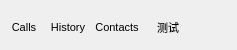
        <widget class="QFrame" name="frameButtons">
         <property name="sizePolicy">
          <sizepolicy hsizetype="Expanding" vsizetype="Fixed">
           <horstretch>0</horstretch>
           <verstretch>0</verstretch>
          </sizepolicy>
         </property>
         <property name="minimumSize">
          <size>
           <width>16</width>
           <height>50</height>
          </size>
         </property>
         <property name="maximumSize">
          <size>
           <width>16777215</width>
           <height>50</height>
          </size>
         </property>
         <property name="styleSheet">
          <string>QFrame#frameButtons {
  border: 1px solid #717fa0;
  border-top: 0px;
  border-bottom: 0px;
}</string>
         </property>
         <layout class="QHBoxLayout">
          <property name="spacing">
           <number>1</number>
          </property>
          <property name="leftMargin">
           <number>4</number>
          </property>
          <property name="topMargin">
           <number>4</number>
          </property>
          <property name="rightMargin">
           <number>4</number>
          </property>
          <property name="bottomMargin">
           <number>0</number>
          </property>
          <item>
           <widget class="QToolButton" name="ctrlCalls">
            <property name="minimumSize">
             <size>
              <width>40</width>
              <height>46</height>
             </size>
            </property>
            <property name="maximumSize">
             <size>
              <width>40</width>
              <height>46</height>
             </size>
            </property>
            <property name="toolTip">
             <string>Calls</string>
            </property>
            <property name="styleSheet">
             <string>QToolButton {
  border: 0px solid #717fa0;
  border-radius: 0px;
  font-size: 11px;
  background: transparent;
}
QToolButton:checked {
  padding-top: 0px;
  padding-left: 0px;
}
</string>
            </property>
            <property name="text">
             <string>Calls</string>
            </property>
            <property name="icon">
             <iconset>
              <normaloff>calls_tab.png</normaloff>calls_tab.png</iconset>
            </property>
            <property name="iconSize">
             <size>
              <width>26</width>
              <height>26</height>
             </size>
            </property>
            <property name="checkable">
             <bool>true</bool>
            </property>
            <property name="checked">
             <bool>true</bool>
            </property>
            <property name="autoExclusive">
             <bool>true</bool>
            </property>
            <property name="toolButtonStyle">
             <enum>Qt::ToolButtonTextUnderIcon</enum>
            </property>
            <property name="autoRaise">
             <bool>true</bool>
            </property>
            <property name="_yate_identity" stdset="0">
             <string>selectitem:framePages:PageCalls</string>
            </property>
            <property name="_yate_normal_icon" stdset="0">
             <string>calls_tab.png</string>
            </property>
            <property name="_yate_pressed_icon" stdset="0">
             <string>calls_tab_pressed.png</string>
            </property>
            <property name="_yate_hover_icon" stdset="0">
             <string>calls_tab_hover.png</string>
            </property>
           </widget>
          </item>
          <item>
           <widget class="QToolButton" name="ctrlCDR">
            <property name="minimumSize">
             <size>
              <width>46</width>
              <height>46</height>
             </size>
            </property>
            <property name="maximumSize">
             <size>
              <width>46</width>
              <height>46</height>
             </size>
            </property>
            <property name="toolTip">
             <string>History</string>
            </property>
            <property name="styleSheet">
             <string>QToolButton {
  border: 0px solid #717fa0;
  border-radius: 0px;
  font-size: 11px;
  background: transparent;
}
QToolButton:checked {
  padding-top: 0px;
  padding-left: 0px;
}
</string>
            </property>
            <property name="text">
             <string>History</string>
            </property>
            <property name="icon">
             <iconset>
              <normaloff>cdr_tab.png</normaloff>cdr_tab.png</iconset>
            </property>
            <property name="iconSize">
             <size>
              <width>26</width>
              <height>26</height>
             </size>
            </property>
            <property name="checkable">
             <bool>true</bool>
            </property>
            <property name="checked">
             <bool>false</bool>
            </property>
            <property name="autoExclusive">
             <bool>true</bool>
            </property>
            <property name="toolButtonStyle">
             <enum>Qt::ToolButtonTextUnderIcon</enum>
            </property>
            <property name="autoRaise">
             <bool>true</bool>
            </property>
            <property name="_yate_identity" stdset="0">
             <string>selectitem:framePages:PageCDR</string>
            </property>
            <property name="_yate_normal_icon" stdset="0">
             <string>cdr_tab.png</string>
            </property>
            <property name="_yate_pressed_icon" stdset="0">
             <string>cdr_tab_pressed.png</string>
            </property>
            <property name="_yate_hover_icon" stdset="0">
             <string>cdr_tab_hover.png</string>
            </property>
           </widget>
          </item>
          <item>
           <widget class="QToolButton" name="ctrlContacts">
            <property name="minimumSize">
             <size>
              <width>50</width>
              <height>46</height>
             </size>
            </property>
            <property name="maximumSize">
             <size>
              <width>50</width>
              <height>46</height>
             </size>
            </property>
            <property name="toolTip">
             <string>Address Book</string>
            </property>
            <property name="styleSheet">
             <string>QToolButton {
  border: 0px solid #717fa0;
  border-radius: 0px;
  font-size: 11px;
  background: transparent;
}
QToolButton:checked {
  padding-top: 0px;
  padding-left: 0px;
}
</string>
            </property>
            <property name="text">
             <string>Contacts</string>
            </property>
            <property name="icon">
             <iconset>
              <normaloff>contacts_tab.png</normaloff>contacts_tab.png</iconset>
            </property>
            <property name="iconSize">
             <size>
              <width>26</width>
              <height>26</height>
             </size>
            </property>
            <property name="checkable">
             <bool>true</bool>
            </property>
            <property name="checked">
             <bool>false</bool>
            </property>
            <property name="autoExclusive">
             <bool>true</bool>
            </property>
            <property name="toolButtonStyle">
             <enum>Qt::ToolButtonTextUnderIcon</enum>
            </property>
            <property name="autoRaise">
             <bool>true</bool>
            </property>
            <property name="_yate_identity" stdset="0">
             <string>selectitem:framePages:PageContacts</string>
            </property>
            <property name="_yate_normal_icon" stdset="0">
             <string>contacts_tab.png</string>
            </property>
            <property name="_yate_pressed_icon" stdset="0">
             <string>contacts_tab_pressed.png</string>
            </property>
            <property name="_yate_hover_icon" stdset="0">
             <string>contacts_tab_hover.png</string>
            </property>
           </widget>
          </item>
          <item>
           <widget class="QToolButton" name="toolButton">
            <property name="minimumSize">
             <size>
              <width>50</width>
              <height>46</height>
             </size>
            </property>
            <property name="maximumSize">
             <size>
              <width>50</width>
              <height>46</height>
             </size>
            </property>
            <property name="styleSheet">
             <string notr="true">QToolButton {
  border: 0px solid #717fa0;
  border-radius: 0px;
  font-size: 11px;
  background: transparent;
}
QToolButton:checked {
  padding-top: 0px;
  padding-left: 0px;
}
</string>
            </property>
            <property name="text">
             <string>测试</string>
            </property>
            <property name="icon">
             <iconset>
              <normaloff>addchatroom_menu.png</normaloff>addchatroom_menu.png</iconset>
            </property>
            <property name="iconSize">
             <size>
              <width>26</width>
              <height>26</height>
             </size>
            </property>
            <property name="checkable">
             <bool>true</bool>
            </property>
            <property name="autoExclusive">
             <bool>true</bool>
            </property>
            <property name="toolButtonStyle">
             <enum>Qt::ToolButtonTextUnderIcon</enum>
            </property>
            <property name="autoRaise">
             <bool>true</bool>
            </property>
           </widget>
          </item>
          <item>
           <spacer>
            <property name="orientation">
             <enum>Qt::Horizontal</enum>
            </property>
            <property name="sizeHint" stdset="0">
             <size>
              <width>40</width>
              <height>20</height>
             </size>
            </property>
           </spacer>
          </item>
         </layout>
        </widget>
